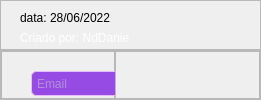
               <widget class="QWidget" name="page_login">
                <layout class="QVBoxLayout" name="verticalLayout">
                 <property name="spacing">
                  <number>0</number>
                 </property>
                 <property name="leftMargin">
                  <number>0</number>
                 </property>
                 <property name="topMargin">
                  <number>0</number>
                 </property>
                 <property name="rightMargin">
                  <number>0</number>
                 </property>
                 <property name="bottomMargin">
                  <number>0</number>
                 </property>
                 <item>
                  <widget class="QFrame" name="title_login">
                   <property name="minimumSize">
                    <size>
                     <width>0</width>
                     <height>50</height>
                    </size>
                   </property>
                   <property name="maximumSize">
                    <size>
                     <width>16777215</width>
                     <height>50</height>
                    </size>
                   </property>
                   <property name="frameShape">
                    <enum>QFrame::StyledPanel</enum>
                   </property>
                   <property name="frameShadow">
                    <enum>QFrame::Raised</enum>
                   </property>
                   <widget class="QToolButton" name="fechar_3">
                    <property name="geometry">
                     <rect>
                      <x>370</x>
                      <y>7</y>
                      <width>21</width>
                      <height>21</height>
                     </rect>
                    </property>
                    <property name="toolTip">
                     <string>&lt;html&gt;&lt;head/&gt;&lt;body&gt;&lt;p&gt;&lt;span style=&quot; color:#ffffff;&quot;&gt;Fechar&lt;/span&gt;&lt;/p&gt;&lt;/body&gt;&lt;/html&gt;</string>
                    </property>
                    <property name="styleSheet">
                     <string notr="true">QToolButton:hover{
	background-color: rgb(170, 0, 255);
	border-radius:10px;
}
QToolButton:pressed{
	background-color: rgb(170, 85, 255);
	border-radius:10px;
}</string>
                    </property>
                    <property name="text">
                     <string>...</string>
                    </property>
                    <property name="icon">
                     <iconset>
                      <normaloff>../img/cancel_512px.png</normaloff>../img/cancel_512px.png</iconset>
                    </property>
                    <property name="iconSize">
                     <size>
                      <width>20</width>
                      <height>20</height>
                     </size>
                    </property>
                   </widget>
                   <widget class="QLabel" name="criadoPor_3">
                    <property name="geometry">
                     <rect>
                      <x>20</x>
                      <y>30</y>
                      <width>110</width>
                      <height>16</height>
                     </rect>
                    </property>
                    <property name="styleSheet">
                     <string notr="true">color:#ffffff;
</string>
                    </property>
                    <property name="text">
                     <string>Criado por: NdDaniel</string>
                    </property>
                   </widget>
                   <widget class="QLabel" name="data_3">
                    <property name="geometry">
                     <rect>
                      <x>20</x>
                      <y>10</y>
                      <width>91</width>
                      <height>16</height>
                     </rect>
                    </property>
                    <property name="whatsThis">
                     <string/>
                    </property>
                    <property name="styleSheet">
                     <string notr="true"/>
                    </property>
                    <property name="text">
                     <string>&lt;html&gt;&lt;head/&gt;&lt;body&gt;&lt;p&gt;&lt;span style=&quot; color:#dcbbff;&quot;&gt;data:  &lt;/span&gt;&lt;span style=&quot; color:#c297ff;&quot;/&gt;&lt;span style=&quot; color:#ffffff;&quot;&gt;28/06/2022&lt;/span&gt;&lt;/p&gt;&lt;/body&gt;&lt;/html&gt;</string>
                    </property>
                   </widget>
                   <widget class="QToolButton" name="camera_2">
                    <property name="geometry">
                     <rect>
                      <x>330</x>
                      <y>7</y>
                      <width>31</width>
                      <height>31</height>
                     </rect>
                    </property>
                    <property name="toolTip">
                     <string>&lt;html&gt;&lt;head/&gt;&lt;body&gt;&lt;p&gt;&lt;span style=&quot; color:#ffffff;&quot;&gt;WebCamOFF&lt;/span&gt;&lt;/p&gt;&lt;/body&gt;&lt;/html&gt;</string>
                    </property>
                    <property name="styleSheet">
                     <string notr="true">QToolButton:hover{
	background-color: rgb(150, 76, 228);
	border-radius:10px;
}
QToolButton:pressed{
	background-color: rgb(170, 85, 255);
	border-radius:10px;
}</string>
                    </property>
                    <property name="text">
                     <string>...</string>
                    </property>
                    <property name="icon">
                     <iconset>
                      <normaloff>../img/Instagram_90px.png</normaloff>../img/Instagram_90px.png</iconset>
                    </property>
                    <property name="iconSize">
                     <size>
                      <width>100</width>
                      <height>200</height>
                     </size>
                    </property>
                   </widget>
                  </widget>
                 </item>
                 <item>
                  <widget class="QFrame" name="container_login">
                   <property name="minimumSize">
                    <size>
                     <width>261</width>
                     <height>0</height>
                    </size>
                   </property>
                   <property name="frameShape">
                    <enum>QFrame::StyledPanel</enum>
                   </property>
                   <property name="frameShadow">
                    <enum>QFrame::Raised</enum>
                   </property>
                   <layout class="QHBoxLayout" name="horizontalLayout">
                    <property name="spacing">
                     <number>0</number>
                    </property>
                    <property name="leftMargin">
                     <number>0</number>
                    </property>
                    <property name="topMargin">
                     <number>0</number>
                    </property>
                    <property name="rightMargin">
                     <number>0</number>
                    </property>
                    <property name="bottomMargin">
                     <number>0</number>
                    </property>
                    <item>
                     <widget class="QFrame" name="login">
                      <property name="minimumSize">
                       <size>
                        <width>0</width>
                        <height>0</height>
                       </size>
                      </property>
                      <property name="maximumSize">
                       <size>
                        <width>1234</width>
                        <height>1234</height>
                       </size>
                      </property>
                      <property name="frameShape">
                       <enum>QFrame::StyledPanel</enum>
                      </property>
                      <property name="frameShadow">
                       <enum>QFrame::Raised</enum>
                      </property>
                      <widget class="QLineEdit" name="email_login">
                       <property name="geometry">
                        <rect>
                         <x>30</x>
                         <y>20</y>
                         <width>201</width>
                         <height>25</height>
                        </rect>
                       </property>
                       <property name="styleSheet">
                        <string notr="true">QLineEdit{
background-color: rgb(150, 76, 228);
border:1px solid rgb(230, 187, 255);
border-radius:5px;
color: rgb(208, 208, 208);
padding-left:3px;}
QLineEdit:hover{
background-color: rgb(141, 72, 215);
border:2px solid rgb(230, 187, 255);
border-radius:5px;}
QLineEdit:focus{
background-color: rgb(134, 69, 208);
border:2px solid rgb(230, 187, 255);
border-radius:5px;
color: rgb(230, 187, 255);}</string>
                       </property>
                       <property name="echoMode">
                        <enum>QLineEdit::Normal</enum>
                       </property>
                       <property name="alignment">
                        <set>Qt::AlignLeading|Qt::AlignLeft|Qt::AlignVCenter</set>
                       </property>
                       <property name="placeholderText">
                        <string>Email</string>
                       </property>
                      </widget>
                      <widget class="QPushButton" name="sengup">
                       <property name="geometry">
                        <rect>
                         <x>130</x>
                         <y>120</y>
                         <width>90</width>
                         <height>27</height>
                        </rect>
                       </property>
                       <property name="font">
                        <font>
                         <family>Segoe UI Semibold</family>
                         <pointsize>8</pointsize>
                        </font>
                       </property>
                       <property name="toolTip">
                        <string>&lt;html&gt;&lt;head/&gt;&lt;body&gt;&lt;p&gt;&lt;br/&gt;&lt;/p&gt;&lt;/body&gt;&lt;/html&gt;</string>
                       </property>
                       <property name="styleSheet">
                        <string notr="true">QPushButton{
color: rgb(150, 76, 228);
background-color: rgb(255, 255, 255);
border-radius:5px;
border: 1.3px solid rgb(150, 76, 228);
}
QPushButton:hover{
color:rgb(255, 255, 255);
background-color:rgb(132, 68, 205);
border-radius:5px;
border: 2px solid rgb(170, 0, 255)
}
QPushButton:pressed{
color: rgb(170, 0, 255);
background-color: rgb(255, 255, 255);
border-radius:5px;
border: 1.3px solid rgb(150, 76, 228);
}
</string>
                       </property>
                       <property name="text">
                        <string>Sing up</string>
                       </property>
                      </widget>
                      <widget class="QPushButton" name="login_btn">
                       <property name="geometry">
                        <rect>
                         <x>32</x>
                         <y>120</y>
                         <width>90</width>
                         <height>27</height>
                        </rect>
                       </property>
                       <property name="font">
                        <font>
                         <family>Segoe UI Semibold</family>
                         <pointsize>8</pointsize>
                        </font>
                       </property>
                       <property name="toolTip">
                        <string>&lt;html&gt;&lt;head/&gt;&lt;body&gt;&lt;p&gt;&lt;br/&gt;&lt;/p&gt;&lt;/body&gt;&lt;/html&gt;</string>
                       </property>
                       <property name="styleSheet">
                        <string notr="true">QPushButton{
color:#ffffff;
background-color: rgb(141, 72, 215);
border-radius:5px;
border: 1.3px solid rgb(255, 255, 255);
}
QPushButton:hover{
color:#aa00ff;
background-color: rgb(255, 255, 255);
border-radius:5px;
border: 2px solid rgb(255, 255, 255);
}
QPushButton:pressed{
color:#ffffff;
background-color: rgb(141, 72, 215);
border-radius:5px;
}
</string>
                       </property>
                       <property name="text">
                        <string>Login</string>
                       </property>
                      </widget>
                      <widget class="QLineEdit" name="password">
                       <property name="geometry">
                        <rect>
                         <x>30</x>
                         <y>70</y>
                         <width>201</width>
                         <height>25</height>
                        </rect>
                       </property>
                       <property name="styleSheet">
                        <string notr="true">QLineEdit{
background-color: rgb(150, 76, 228);
border:1px solid rgb(230, 187, 255);
border-radius:5px;
color: rgb(208, 208, 208);
padding-left:3px;
}
QLineEdit:hover{
background-color: rgb(141, 72, 215);
border:2px solid rgb(230, 187, 255);
border-radius:5px;}

QLineEdit:focus{
background-color: rgb(134, 69, 208);
border:2px solid rgb(230, 187, 255);
border-radius:5px;
color: rgb(230, 187, 255);}</string>
                       </property>
                       <property name="echoMode">
                        <enum>QLineEdit::Password</enum>
                       </property>
                       <property name="alignment">
                        <set>Qt::AlignLeading|Qt::AlignLeft|Qt::AlignVCenter</set>
                       </property>
                       <property name="placeholderText">
                        <string>Password</string>
                       </property>
                      </widget>
                      <widget class="QLabel" name="senhaIncorreta_2">
                       <property name="geometry">
                        <rect>
                         <x>150</x>
                         <y>100</y>
                         <width>81</width>
                         <height>10</height>
                        </rect>
                       </property>
                       <property name="font">
                        <font>
                         <pointsize>8</pointsize>
                        </font>
                       </property>
                       <property name="styleSheet">
                        <string notr="true">color: rgb(255, 0, 0);</string>
                       </property>
                       <property name="text">
                        <string>senha incorreta</string>
                       </property>
                      </widget>
                     </widget>
                    </item>
                    <item>
                     <widget class="QFrame" name="zone_logo">
                      <property name="minimumSize">
                       <size>
                        <width>145</width>
                        <height>0</height>
                       </size>
                      </property>
                      <property name="maximumSize">
                       <size>
                        <width>145</width>
                        <height>12345</height>
                       </size>
                      </property>
                      <property name="frameShape">
                       <enum>QFrame::StyledPanel</enum>
                      </property>
                      <property name="frameShadow">
                       <enum>QFrame::Raised</enum>
                      </property>
                      <widget class="QLabel" name="logoPrincipal_2">
                       <property name="geometry">
                        <rect>
                         <x>4</x>
                         <y>0</y>
                         <width>139</width>
                         <height>121</height>
                        </rect>
                       </property>
                       <property name="styleSheet">
                        <string notr="true"/>
                       </property>
                       <property name="text">
                        <string/>
                       </property>
                       <property name="pixmap">
                        <pixmap>../img/finacialControrlEffct.png</pixmap>
                       </property>
                       <property name="alignment">
                        <set>Qt::AlignCenter</set>
                       </property>
                      </widget>
                      <widget class="QPushButton" name="faceid_login">
                       <property name="geometry">
                        <rect>
                         <x>25</x>
                         <y>140</y>
                         <width>95</width>
                         <height>28</height>
                        </rect>
                       </property>
                       <property name="font">
                        <font>
                         <family>Segoe UI Semibold</family>
                         <pointsize>10</pointsize>
                         <bold>true</bold>
                        </font>
                       </property>
                       <property name="toolTip">
                        <string>&lt;html&gt;&lt;head/&gt;&lt;body&gt;&lt;p&gt;Alterar a froma de login&lt;/p&gt;&lt;/body&gt;&lt;/html&gt;</string>
                       </property>
                       <property name="styleSheet">
                        <string notr="true">QPushButton{
color:#ffffff;
background-color: rgb(141, 72, 215);
border-radius:5px;
}
QPushButton:hover{
color:#ffffff;
background-color:rgb(132, 68, 205);
border-radius:5px;
}
QPushButton:pressed{
color:#ffffff;
background-color: rgb(141, 72, 215);
border-radius:5px;
}
QToolTip{
background-color: rgb(170, 85, 255);
border-radius:3px;
border:3px solid rgb(255, 255, 255);
}</string>
                       </property>
                       <property name="text">
                        <string>Face id</string>
                       </property>
                      </widget>
                     </widget>
                    </item>
                    <item>
                     <widget class="QFrame" name="singup">
                      <property name="minimumSize">
                       <size>
                        <width>0</width>
                        <height>0</height>
                       </size>
                      </property>
                      <property name="maximumSize">
                       <size>
                        <width>0</width>
                        <height>16777215</height>
                       </size>
                      </property>
                      <property name="frameShape">
                       <enum>QFrame::StyledPanel</enum>
                      </property>
                      <property name="frameShadow">
                       <enum>QFrame::Raised</enum>
                      </property>
                      <widget class="QPushButton" name="login_btn_singup">
                       <property name="geometry">
                        <rect>
                         <x>30</x>
                         <y>130</y>
                         <width>90</width>
                         <height>27</height>
                        </rect>
                       </property>
                       <property name="font">
                        <font>
                         <family>Segoe UI Semibold</family>
                         <pointsize>8</pointsize>
                        </font>
                       </property>
                       <property name="toolTip">
                        <string>&lt;html&gt;&lt;head/&gt;&lt;body&gt;&lt;p&gt;&lt;br/&gt;&lt;/p&gt;&lt;/body&gt;&lt;/html&gt;</string>
                       </property>
                       <property name="styleSheet">
                        <string notr="true">QPushButton{
color:#ffffff;
background-color: rgb(141, 72, 215);
border-radius:5px;
border: 1.3px solid rgb(255, 255, 255);
}
QPushButton:hover{
color:#aa00ff;
background-color: rgb(255, 255, 255);
border-radius:5px;
border: 2px solid rgb(255, 255, 255);
}
QPushButton:pressed{
color:#ffffff;
background-color: rgb(141, 72, 215);
border-radius:5px;
}
</string>
                       </property>
                       <property name="text">
                        <string>Login</string>
                       </property>
                      </widget>
                      <widget class="QLineEdit" name="email_singup">
                       <property name="geometry">
                        <rect>
                         <x>20</x>
                         <y>10</y>
                         <width>201</width>
                         <height>25</height>
                        </rect>
                       </property>
                       <property name="styleSheet">
                        <string notr="true">QLineEdit{
background-color: rgb(150, 76, 228);
border:1px solid rgb(230, 187, 255);
border-radius:5px;
color: rgb(208, 208, 208);
padding-left:3px;
}
QLineEdit:hover{
background-color: rgb(141, 72, 215);
border:2px solid rgb(230, 187, 255);
border-radius:5px;}

QLineEdit:focus{
background-color: rgb(134, 69, 208);
border:2px solid rgb(230, 187, 255);
border-radius:5px;
color: rgb(230, 187, 255);}</string>
                       </property>
                       <property name="echoMode">
                        <enum>QLineEdit::Normal</enum>
                       </property>
                       <property name="alignment">
                        <set>Qt::AlignLeading|Qt::AlignLeft|Qt::AlignVCenter</set>
                       </property>
                       <property name="placeholderText">
                        <string>Email</string>
                       </property>
                      </widget>
                      <widget class="QPushButton" name="singup_singup">
                       <property name="geometry">
                        <rect>
                         <x>130</x>
                         <y>130</y>
                         <width>90</width>
                         <height>27</height>
                        </rect>
                       </property>
                       <property name="font">
                        <font>
                         <family>Segoe UI Semibold</family>
                         <pointsize>8</pointsize>
                        </font>
                       </property>
                       <property name="toolTip">
                        <string>&lt;html&gt;&lt;head/&gt;&lt;body&gt;&lt;p&gt;&lt;br/&gt;&lt;/p&gt;&lt;/body&gt;&lt;/html&gt;</string>
                       </property>
                       <property name="styleSheet">
                        <string notr="true">QPushButton{
color: rgb(150, 76, 228);
background-color: rgb(255, 255, 255);
border-radius:5px;
border: 1.3px solid rgb(170, 0, 255);
}
QPushButton:hover{
color:rgb(255, 255, 255);
background-color:rgb(132, 68, 205);
border-radius:5px;
border: 2px solid rgb(170, 0, 255)
}
QPushButton:pressed{
color: rgb(170, 0, 255);
background-color: rgb(255, 255, 255);
border-radius:5px;
border: 1.3px solid rgb(170, 0, 255);
}
</string>
                       </property>
                       <property name="text">
                        <string>Sing up</string>
                       </property>
                      </widget>
                      <widget class="QLineEdit" name="password1">
                       <property name="geometry">
                        <rect>
                         <x>20</x>
                         <y>50</y>
                         <width>201</width>
                         <height>25</height>
                        </rect>
                       </property>
                       <property name="styleSheet">
                        <string notr="true">QLineEdit{
background-color: rgb(150, 76, 228);
border:1px solid rgb(230, 187, 255);
border-radius:5px;
color: rgb(208, 208, 208);
padding-left:3px;
}
QLineEdit:hover{
background-color: rgb(141, 72, 215);
border:2px solid rgb(230, 187, 255);
border-radius:5px;}

QLineEdit:focus{
background-color: rgb(134, 69, 208);
border:2px solid rgb(230, 187, 255);
border-radius:5px;
color: rgb(230, 187, 255);}</string>
                       </property>
                       <property name="echoMode">
                        <enum>QLineEdit::Password</enum>
                       </property>
                       <property name="alignment">
                        <set>Qt::AlignLeading|Qt::AlignLeft|Qt::AlignVCenter</set>
                       </property>
                       <property name="placeholderText">
                        <string>Password</string>
                       </property>
                      </widget>
                      <widget class="QLineEdit" name="password2">
                       <property name="geometry">
                        <rect>
                         <x>20</x>
                         <y>90</y>
                         <width>201</width>
                         <height>25</height>
                        </rect>
                       </property>
                       <property name="styleSheet">
                        <string notr="true">QLineEdit{
background-color: rgb(150, 76, 228);
border:1px solid rgb(230, 187, 255);
border-radius:5px;
color: rgb(208, 208, 208);
padding-left:3px;
}
QLineEdit:hover{
background-color: rgb(141, 72, 215);
border:2px solid rgb(230, 187, 255);
border-radius:5px;}

QLineEdit:focus{
background-color: rgb(134, 69, 208);
border:2px solid rgb(230, 187, 255);
border-radius:5px;
color: rgb(230, 187, 255);}</string>
                       </property>
                       <property name="echoMode">
                        <enum>QLineEdit::Password</enum>
                       </property>
                       <property name="alignment">
                        <set>Qt::AlignLeading|Qt::AlignLeft|Qt::AlignVCenter</set>
                       </property>
                       <property name="placeholderText">
                        <string>Repeat-password</string>
                       </property>
                      </widget>
                      <widget class="QLabel" name="senhaIncorreta_3">
                       <property name="geometry">
                        <rect>
                         <x>142</x>
                         <y>115</y>
                         <width>81</width>
                         <height>10</height>
                        </rect>
                       </property>
                       <property name="font">
                        <font>
                         <pointsize>8</pointsize>
                        </font>
                       </property>
                       <property name="styleSheet">
                        <string notr="true">color: rgb(255, 0, 0);</string>
                       </property>
                       <property name="text">
                        <string>senha incorreta</string>
                       </property>
                      </widget>
                     </widget>
                    </item>
                   </layout>
                  </widget>
                 </item>
                </layout>
               </widget>
